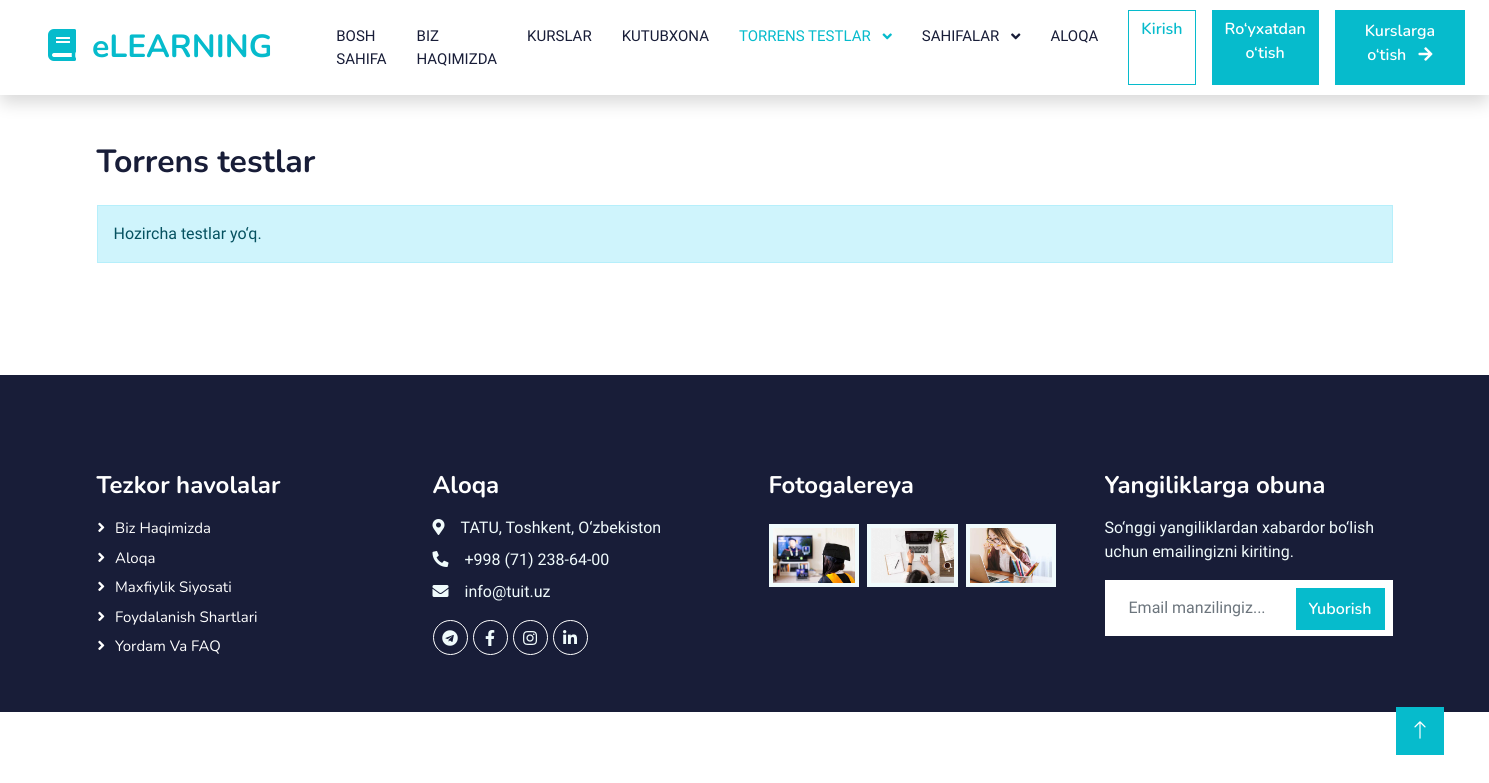
Page /torrens/ on the earlier database version.
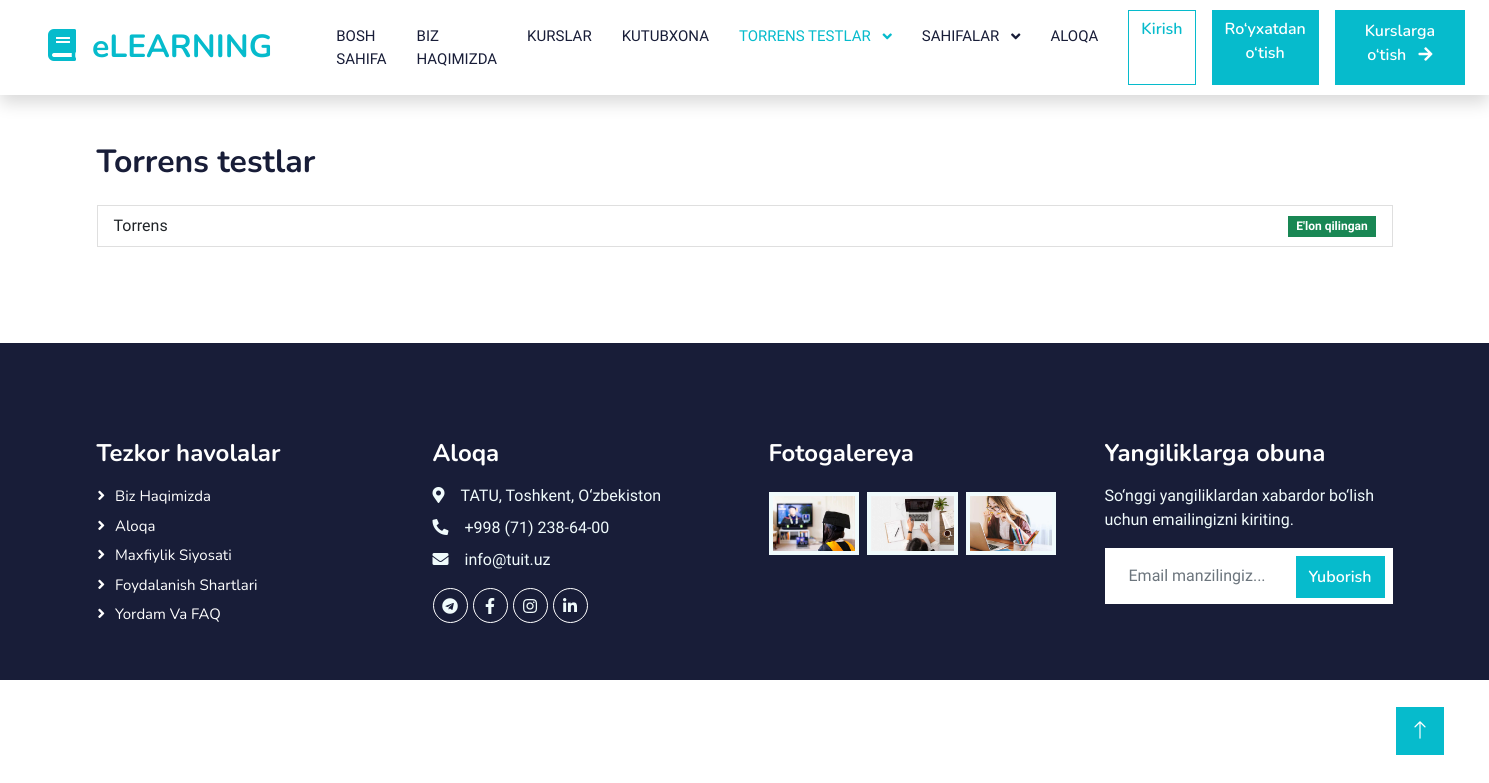
Same page on the later database version.
### ui/models.py (models this page shows, shortened)
class TorrensTest(models.Model):
    title              = models.CharField(max_length=200)
    slug               = models.SlugField(max_length=220, unique=True, blank=True)
    description        = models.TextField(blank=True)
    is_published       = models.BooleanField(default=False)
    time_limit_minutes = models.PositiveIntegerField(default=0, help_text="0 = cheklanmagan")
    created_at         = models.DateTimeField(auto_now_add=True)
    class Meta:
        ordering = ("-created_at",)
        indexes  = [
            models.Index(fields=["slug"]),
            models.Index(fields=["-created_at"]),
        ]

### ui/views.py (the view)
# urls.py: path("torrens/", views.torrens_list, name="torrens_list"),
def torrens_list(request):
    tests = TorrensTest.objects.order_by("-created_at")
    return render(request, "ui/torrens_list.html", {
        "tests": tests,
        "tests_preview": [],
    })

### ui/templates/ui/torrens_list.html (shortened to what this page needs)
{% extends "ui/base.html" %}
{% block nav_torrens_active %}active{% endblock %}
{% block content %}
<div class="container py-5">
  <div class="d-flex justify-content-between align-items-center mb-4">
    <h2 class="m-0">Torrens testlar</h2>
  </div>
  {% if tests %}
    <div class="list-group">
      {% for t in tests %}
        <a class="list-group-item list-group-item-action d-flex justify-content-between align-items-center"
           href="{% url 'torrens_detail' t.slug %}">
          <div>
            <div class="fw-semibold">{{ t.title }}</div>
          </div>
          <span class="badge bg-{{ t.is_published|yesno:'success,secondary' }}">
            {{ t.is_published|yesno:"E'lon qilingan,Chop etilmagan" }}
          </span>
        </a>
      {% endfor %}
    </div>
  {% else %}
    <div class="alert alert-info">Hozircha testlar yo‘q.</div>
  {% endif %}
</div>
{% endblock %}

### ui/templates/ui/base.html (shortened to what this page needs)
{% load static %}
<!DOCTYPE html>
<html lang="uz">
<head>
  <link href="https://cdn.jsdelivr.net/npm/bootstrap-icons@1.11.3/font/bootstrap-icons.css" rel="stylesheet">
  <link href="https://cdnjs.cloudflare.com/ajax/libs/font-awesome/5.10.0/css/all.min.css" rel="stylesheet">
  <link href="https://cdn.jsdelivr.net/npm/bootstrap-icons@1.11.3/font/bootstrap-icons.css" rel="stylesheet">
  <link href="{% static 'lib/animate/animate.min.css' %}" rel="stylesheet">
  <link href="{% static 'lib/owlcarousel/assets/owl.carousel.min.css' %}" rel="stylesheet">
  <link href="{% static 'css/bootstrap.min.css' %}" rel="stylesheet">
  <link href="{% static 'css/style.css' %}" rel="stylesheet">
</head>
<body>
  <nav class="navbar navbar-expand-lg bg-white navbar-light shadow sticky-top p-0">
    <a href="{% url 'home' %}" class="navbar-brand d-flex align-items-center px-4 px-lg-5">
      <h2 class="m-0 text-primary"><i class="fa fa-book me-3"></i>eLEARNING</h2>
    </a>
    <div class="collapse navbar-collapse" id="navbarCollapse">
      <div class="navbar-nav ms-auto p-4 p-lg-0">
        <a href="{% url 'home' %}" class="nav-item nav-link {% block nav_home_active %}{% endblock %}">Bosh sahifa</a>
        <a href="{% url 'about' %}" class="nav-item nav-link {% block nav_about_active %}{% endblock %}">Biz haqimizda</a>
        <a href="{% url 'courses' %}" class="nav-item nav-link {% block nav_courses_active %}{% endblock %}">Kurslar</a>
        <a href="{% url 'library' %}" class="nav-item nav-link {% block nav_library_active %}{% endblock %}">Kutubxona</a>
        <li class="nav-item dropdown">
          <a href="#" class="nav-link dropdown-toggle {% block nav_torrens_active %}{% endblock %}" data-bs-toggle="dropdown">
            Torrens testlar
          </a>
        </li>
        <div class="nav-item dropdown">
          <a href="#" class="nav-link dropdown-toggle {% block nav_pages_active %}{% endblock %}" data-bs-toggle="dropdown">
            Sahifalar
          </a>
        </div>
        <a href="{% url 'contact' %}" class="nav-item nav-link {% block nav_contact_active %}{% endblock %}">Aloqa</a>
      </div>
      <div class="d-none d-lg-flex align-items-center gap-3 pe-4">
        {% if user.is_authenticated %}
          <span class="text-muted">Salom, {{ user.username }}</span>
          <form method="post" action="{% url 'logout' %}" class="m-0">
            {% csrf_token %}
            <button type="submit" class="btn btn-outline-primary">Chiqish</button>
          </form>
        {% else %}
          <a href="{% url 'login' %}" class="btn btn-outline-primary">Kirish</a>
          <a href="{% url 'register' %}" class="btn btn-primary">Ro‘yxatdan o‘tish</a>
        {% endif %}
        <a href="{% url 'courses' %}" class="btn btn-primary py-2 px-4">
          Kurslarga o‘tish <i class="fa fa-arrow-right ms-2"></i>
        </a>
      </div>
    </div>
  </nav>
  {% block content %}{% endblock %}
  <div class="container-fluid bg-dark text-light footer pt-5 mt-5 wow fadeIn" data-wow-delay="0.1s">
    <div class="container py-5">
      <div class="row g-5">
        <div class="col-lg-3 col-md-6">
          <h4 class="text-white mb-3">Tezkor havolalar</h4>
          <a class="btn btn-link" href="{% url 'about' %}">Biz haqimizda</a>
          <a class="btn btn-link" href="{% url 'contact' %}">Aloqa</a>
          <a class="btn btn-link" href="#">Maxfiylik siyosati</a>
          <a class="btn btn-link" href="#">Foydalanish shartlari</a>
          <a class="btn btn-link" href="#">Yordam va FAQ</a>
        </div>
        <div class="col-lg-3 col-md-6">
          <h4 class="text-white mb-3">Aloqa</h4>
          <p class="mb-2"><i class="fa fa-map-marker-alt me-3"></i>TATU, Toshkent, O‘zbekiston</p>
          <p class="mb-2"><i class="fa fa-phone-alt me-3"></i>+998 (71) 238-64-00</p>
          <p class="mb-2"><i class="fa fa-envelope me-3"></i>info@tuit.uz</p>
          <div class="d-flex pt-2">
            <a class="btn btn-outline-light btn-social" href="#"><i class="fab fa-telegram"></i></a>
            <a class="btn btn-outline-light btn-social" href="#"><i class="fab fa-facebook-f"></i></a>
            <a class="btn btn-outline-light btn-social" href="#"><i class="fab fa-instagram"></i></a>
            <a class="btn btn-outline-light btn-social" href="#"><i class="fab fa-linkedin-in"></i></a>
          </div>
        </div>
        <div class="col-lg-3 col-md-6">
          <h4 class="text-white mb-3">Fotogalereya</h4>
          <div class="row g-2 pt-2">
            <div class="col-4"><img class="img-fluid bg-light p-1" src="{% static 'img/course-1.jpg' %}" alt=""></div>
            <div class="col-4"><img class="img-fluid bg-light p-1" src="{% static 'img/course-2.jpg' %}" alt=""></div>
            <div class="col-4"><img class="img-fluid bg-light p-1" src="{% static 'img/course-3.jpg' %}" alt=""></div>
          </div>
        </div>
        <div class="col-lg-3 col-md-6">
          <h4 class="text-white mb-3">Yangiliklarga obuna</h4>
          <p>So‘nggi yangiliklardan xabardor bo‘lish uchun emailingizni kiriting.</p>
          <div class="position-relative mx-auto" style="max-width:400px;">
            <input class="form-control border-0 w-100 py-3 ps-4 pe-5" type="email" placeholder="Email manzilingiz...">
            <button type="button" class="btn btn-primary py-2 position-absolute top-0 end-0 mt-2 me-2">Yuborish</button>
          </div>
        </div>
      </div>
    </div>
  </div>
  <a href="#" class="btn btn-lg btn-primary btn-lg-square back-to-top"><i class="bi bi-arrow-up"></i></a>
</body>
</html>

### ui/static/css/style.css (style rules this page uses)
:root { --primary: #06BBCC; --light: #F0FBFC; --dark: #181d38; }
.back-to-top { position: fixed; display: none; right: 45px; bottom: 45px; z-index: 99; }
.btn { font-family: 'Nunito', sans-serif; font-weight: 600; transition: .5s; }
.btn.btn-primary, .btn.btn-secondary { color: #FFFFFF; }
.btn-lg-square { width: 48px; height: 48px; }
.btn-square, .btn-sm-square, .btn-lg-square { padding: 0; display: flex; align-items: center; justify-content: center; font-weight: normal; border-radius: 0px; }
.navbar .dropdown-toggle::after { border: none; content: "\f107"; font-family: "Font Awesome 5 Free"; font-weight: 900; vertical-align: middle; margin-left: 8px; }
.navbar-light .navbar-nav .nav-link { margin-right: 30px; padding: 25px 0; color: #FFFFFF; font-size: 15px; text-transform: uppercase; outline: none; }
.navbar-light .navbar-nav .nav-link:hover, .navbar-light .navbar-nav .nav-link.active { color: var(--primary); }
.navbar-light .navbar-brand, .navbar-light a.btn { height: 75px; }
.navbar-light .navbar-nav .nav-link { color: var(--dark); font-weight: 500; }
.navbar-light.sticky-top { top: -100px; transition: .5s; }
.footer .btn.btn-social { margin-right: 5px; width: 35px; height: 35px; display: flex; align-items: center; justify-content: center; color: var(--light); font-weight: normal; border: 1px solid #FFFFFF; border-radius: 35px; transition: .3s; }
.footer .btn.btn-link { display: block; margin-bottom: 5px; padding: 0; text-align: left; color: #FFFFFF; font-size: 15px; font-weight: normal; text-transform: capitalize; transition: .3s; }
.footer .btn.btn-link::before { position: relative; content: "\f105"; font-family: "Font Awesome 5 Free"; font-weight: 900; margin-right: 10px; }

Differences in the rows shown:
added TorrensTest: title "Torrens", is_published "E'lon qilingan"
Other differences:
text no longer shown: "Hozircha testlar yo‘q."
